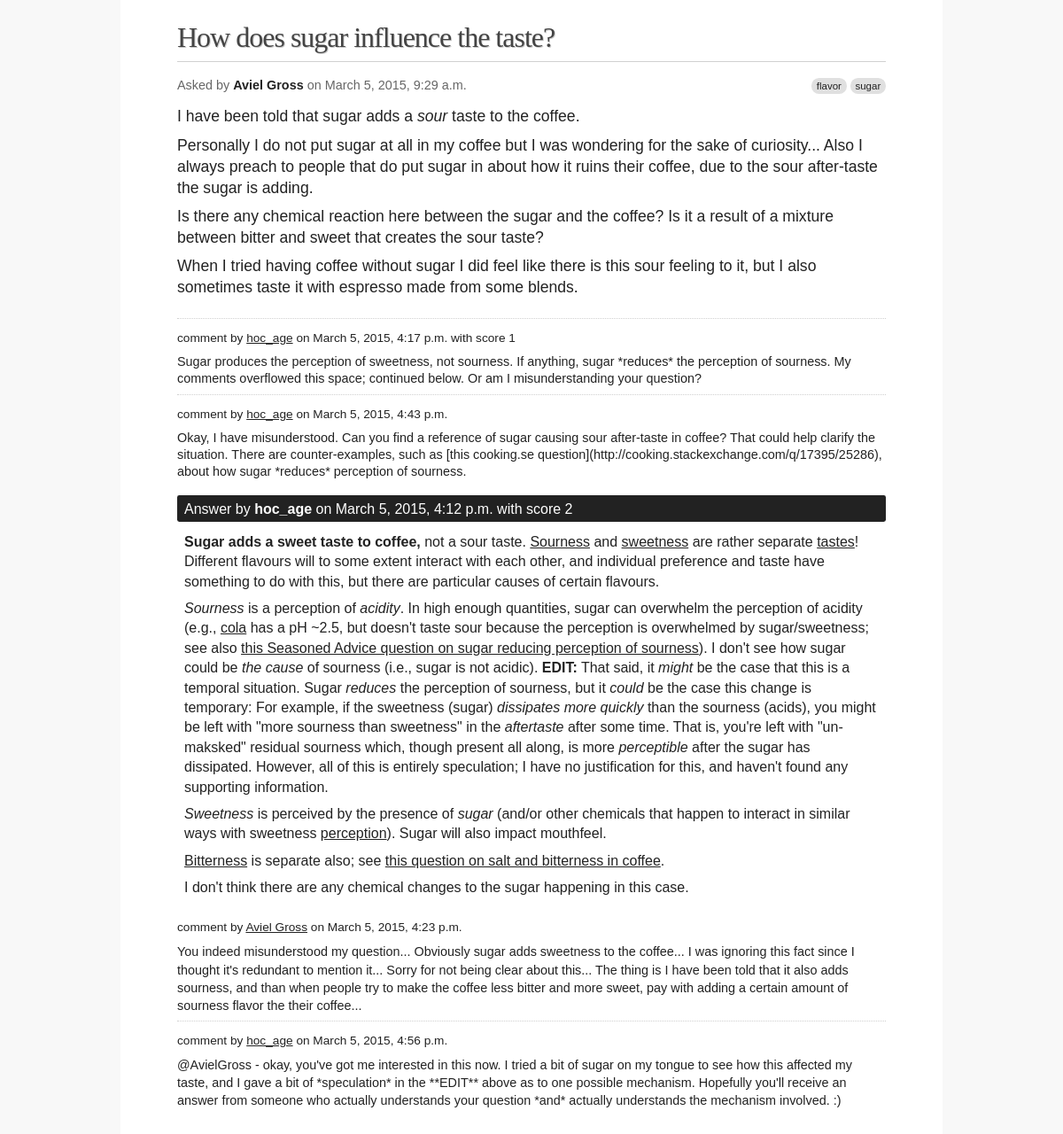
Page /1619/ on the committed database.
### qa/models.py (models this page shows, shortened)
class Post(models.Model):
    owner = models.ForeignKey(User)
    creation_date = models.DateTimeField()
    last_activity_date = models.DateTimeField()
    score = models.IntegerField()
    body = models.TextField()
    comment_count = models.PositiveIntegerField()
    @property
    def comments(self):
        return self.comment_set.order_by('creation_date')
    class Meta:
        abstract = True

class Question(Post):
    answer_count = models.PositiveIntegerField()
    tags_string = models.TextField()
    title = models.CharField(max_length=1024)
    favorite_count = models.PositiveIntegerField()
    view_count = models.PositiveIntegerField()
    accepted_answer = models.ForeignKey('Answer', related_name='accepted_for',
            null=True, blank=True)
    last_editor = models.ForeignKey(User, null=True, blank=True,
            related_name='last_edited_questions')
    last_edit_date  = models.DateTimeField(null=True, blank=True)
    @property
    def answers(self):
        return self.answer_set.order_by('-creation_date')
    @property
    def tags(self):
        return tag_re.findall(self.tags_string)

class User(models.Model):
    email = models.CharField(max_length=200)
    date_joined = models.DateTimeField()
    display_name = models.CharField(max_length=200)
    url = models.CharField(max_length=400)
    location = models.CharField(max_length=400)
    description = models.TextField()
    views = models.PositiveIntegerField()
    votes_up = models.PositiveIntegerField()
    votes_down = models.PositiveIntegerField()
    age = models.PositiveIntegerField()

class Comment(models.Model):
    owner = models.ForeignKey(User)
    creation_date = models.DateTimeField()
    score = models.IntegerField()
    text = models.TextField()
    class Meta:
        abstract = True

class QuestionComment(Comment):
    post = models.ForeignKey(Question, related_name='comment_set')

class Answer(Post):
    question = models.ForeignKey(Question)

class AnswerComment(Comment):
    post = models.ForeignKey(Answer, related_name='comment_set')

### qa/views.py (the view)
# urls.py: url(r'^(?P<pk>\d+)/$', QuestionDetail.as_view(), name='qa-question'),
class QuestionDetail(DetailView):
    model = Question

### qa/templates/qa/question_detail.html (shortened to what this page needs)
{% extends "base.html" %}
{% block "body" %}
<div id="content">
  <section class="question detail">
    <section class="header">
      <h1>{{ object.title }}</h1>
      <p class="meta">
        Asked by <span class="author"><a href="#">{{ object.owner.display_name }}</a></span>
        on <span class="date">{{ object.creation_date|date }}, {{ object.creation_date|time }}</span>
        {% if object.tags %}
          <span class="tags">
            {% for t in object.tags %}
              <span class="tag"><a href="#">{{ t }}</a></span>
            {% endfor %}
          </span>
        {% endif %}
      </p>
    </section>
    <section class="body">
      {{ object.body|safe }}
    </section>
    {% include "qa/comments.html" with comments=object.comments%}
  </section>
  <section class="answers">
    {% for answer in object.answers %}
      <div class="answer{% ifequal answer.pk object.accepted_answer_id %} accepted{% endifequal %}">
        <p class="meta">
          {% ifequal answer.pk object.accepted_answer_id %}Accepted a{% else %}A{% endifequal %}nswer by
          <span class="author"><a href="#">{{ answer.owner.display_name }}</a></span>
          on <span class="date">{{ answer.creation_date|date }}, {{ answer.creation_date|time }}</span>
          {% if answer.score %}
              with score {{ answer.score }}
          {% endif %}
        </p>
        <div class="body">
          {{answer.body|safe}}
        </div>
        {% include "qa/comments.html" with comments=answer.comments%}
      </div>
    {% endfor %}
  </section>
</div>
{% endblock %}

### qa/templates/qa/comments.html
<section class="comments">
  {% for comment in comments %}
    <div class="comment">
      <div class="comment-meta">
        <p>
          comment by <span class="author"><a href="#">{{ comment.owner.display_name }}</a></span>
          on <span class="date">{{ comment.creation_date|date }}, {{ comment.creation_date|time }}</span>
          {% if comment.score %}
              with score {{ comment.score }}
          {% endif %}
        </p>
      </div>
      <div class="body">
        <p>{{ comment.text|safe }}</p>
      </div>
    </div>
  {% endfor %}
</section>

### qa/static/base.css (style rules this page uses)
body { color: #222; background: #f8f8f8; font-family: sans-serif; line-height: 132%; margin: 0; }
p { margin: 0 0 0.5em 0; }
p.meta, .meta p { margin-bottom: 0; }
a { color: #222; }
#content { background: #fff; width: 50em; padding: 2em 4em; margin: 0 auto; }
.meta .author { font-weight: bolder; }
.meta .author a { text-decoration: none; }
.question { margin: 0 0 1em 0; padding: 0 0 0 0; }
.question .header { font-size: 90%; }
.question h1, .question h2 { color: #444; font-family: serif; font-weight: 100; letter-spacing: -1px; padding: 0 0 0.5em 0; margin: 0 0 0.5em 0; text-shadow: 1px 1px 0px rgba(0,0,0,0.2); }
.question h1 { font-size: 32px; border-bottom: 1px solid #d0d0d0; }
.question .meta { color: #666; }
.question .meta .tags { display: inline-block; float: right; }
.question .meta .tag { font-size: 80%; font-family: sans-serif; background: #e0e0e0; padding: 0.25em 0.5em; border-radius: 0.75em; }
.question .meta .tag a { text-decoration: none; }
.question .body { font-size: 110%; line-height: 135%; margin-top: 0.75em; padding-bottom: 0.75em; border-bottom: 1px dotted #d0d0d0; }
.answer .comments, .question .comments { font-size: 90%; }
.answer .comment, .question .comment { margin: 0; padding: 0.75em 0 0 0; border-top: 1px dotted #d0d0d0; }
.answer .comment:first-child, .question .comment:first-child { border-top: none; }
.answer .comment .comment-meta, .question .comment .comment-meta { font-size: 95%; }
.answer .comment .body, .question .comment .body { font-size: 100%; background: transparent; padding: 0; margin: 0; border: none; }
.answer { margin: 0 0 1em 0; }
.answer:last-child { border: none; }
.answer .meta { color: #fff; padding: 0.3em 0.5em 0.25em 0.5em; background: #222 !important; border-radius: 0.15em; }
.answer .meta * { color: #fff; }
.answer .meta .author { font-weight: bolder; }
.answer .body { line-height: 140%; margin: 0.5em 0 0 0; padding: 0.25em 0.5em; border-radius-bottom-left: 0.15em; border-radius-bottom-right: 0.15em; }

### rows in the picture
Question: title "How does sugar influence the taste?", owner.display_name "Aviel Gross", creation_date "March 5, 2015", creation_date "9:29 a.m.", body "I have been told that sugar adds a sour taste to the coffee. Personally I do not put sugar at all in my coffee but I was wondering for the sake of curiosity... Also I always preach to people that do put sugar in about how it ruins their coffee, due to the sour after-taste the sugar is adding. Is there any chemical reaction here between the sugar and the coffee? Is it a result of a mixture between bitter and sweet that creates the sour taste? When I tried having coffee without sugar I did feel like there is this sour feeling to it, but I also sometimes taste it with espresso made from some blends."
QuestionComment: owner.display_name "hoc_age", creation_date "March 5, 2015", creation_date "4:17 p.m.", score "1", text "Sugar produces the perception of sweetness, not sourness. If anything, sugar *reduces* the perception of sourness. My comments overflowed this space; continued below. Or am I misunderstanding your question?"
QuestionComment: owner.display_name "hoc_age", creation_date "March 5, 2015", creation_date "4:43 p.m.", text "Okay, I have misunderstood. Can you find a reference of sugar causing sour after-taste in coffee? That could help clarify the situation. There are counter-examples, such as [this cooking.se question](http://cooking.stackexchange.com/q/17395/25286), about how sugar *reduces* perception of sourness."
Answer: owner.display_name "hoc_age", creation_date "March 5, 2015", creation_date "4:12 p.m.", score "2", body "Sugar adds a sweet taste to coffee, not a sour taste. Sourness and sweetness are rather separate tastes ! Different flavours will to some extent interact with each other, and individual preference and taste have something to do with this, but there are particular causes of certain flavours. Sourness is a perception of acidity . In high enough quantities, sugar can overwhelm the perception of acidity (e.g., cola has a pH ~2.5, but doesn't taste sour because the perception is overwhelmed by sugar/sweetness; see also this Seasoned Advice question on sugar reducing perception of sourness ). I don't see how sugar could be the cause of sourness (i.e., sugar is not acidic). EDIT: That said, it…"
AnswerComment: owner.display_name "Aviel Gross", creation_date "March 5, 2015", creation_date "4:23 p.m.", text "You indeed misunderstood my question... Obviously sugar adds sweetness to the coffee... I was ignoring this fact since I thought it's redundant to mention it... Sorry for not being clear about this... The thing is I have been told that it also adds sourness, and than when people try to make the coffee less bitter and more sweet, pay with adding a certain amount of sourness flavor the their coffee..."
AnswerComment: owner.display_name "hoc_age", creation_date "March 5, 2015", creation_date "4:56 p.m.", text "@AvielGross - okay, you've got me interested in this now. I tried a bit of sugar on my tongue to see how this affected my taste, and I gave a bit of *speculation* in the **EDIT** above as to one possible mechanism. Hopefully you'll receive an answer from someone who actually understands your question *and* actually understands the mechanism involved. :)"

### other values in the picture
{{ t }} "flavor" "sugar"
